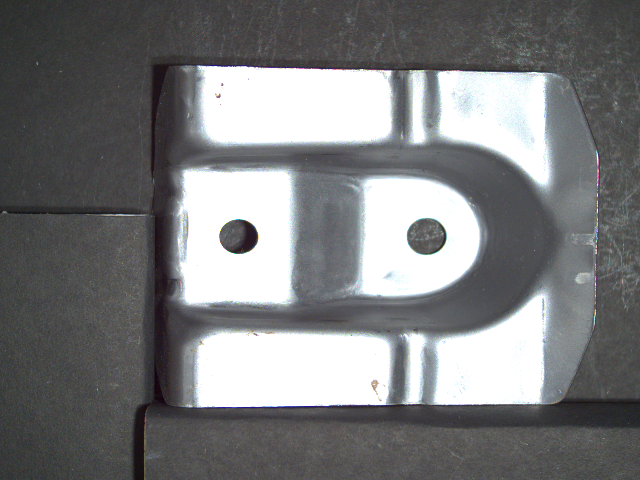
#> input picture bad_image.png, 640 x 480 px
$ python -i segment_detection.py   (imports and definitions only)   (older library calls are emulated)
#> lines starting #> are read from the running program, lines starting #| are printed output that depends on the picture; after the words box and inside, x2 and y2 are one past the last pixel; in counts of white or black regions, pixels touching at a corner belong together
#> further down, picture is the input picture: shape (480, 640, 3); mean B, G, R 123.9, 122.8, 121.9
import cv2
import math
import statistics


def radiuswithcenter(raw_image, dict, sorted_dict_keys, pos, area, draw=True):
    x_list = []
    y_list = []

    for x in range(len(dict[sorted_dict_keys[pos]])):
        # print(x)
        x_list.append((dict[sorted_dict_keys[pos]])[x][0][0])
        y_list.append((dict[sorted_dict_keys[pos]])[x][0][1])

    c_x = (statistics.mean(x_list))
    c_y = (statistics.mean(y_list))

    cord_x_org = x_list - c_x
    cord_y_org = y_list - c_y
    square_x = cord_x_org**2
    square_y = cord_y_org**2
    dist_square = square_x + square_y
    # print(square_x)
    max_distance_square = max(dist_square)
    # print(max_distance_square)
    radius = math.sqrt(max_distance_square)

    if 3.14*(radius**2) < area:
        if draw:
            cv2.circle(raw_image, (c_x, c_y), int(radius), (0, 255, 0), 2)
        return c_x, c_y, radius
    else:
        return False, False, False


def segment_detection(image):
    # image = cv2.imread('main_data/good_image/good_image2405_10_005.png')
    # image_resize = cv2.resize(image, (640, 640))

    gray = cv2.cvtColor(image, cv2.COLOR_BGR2GRAY)
    blur = cv2.GaussianBlur(gray, (9, 9), 0)
    edge = cv2.Canny(blur, 50, 200)
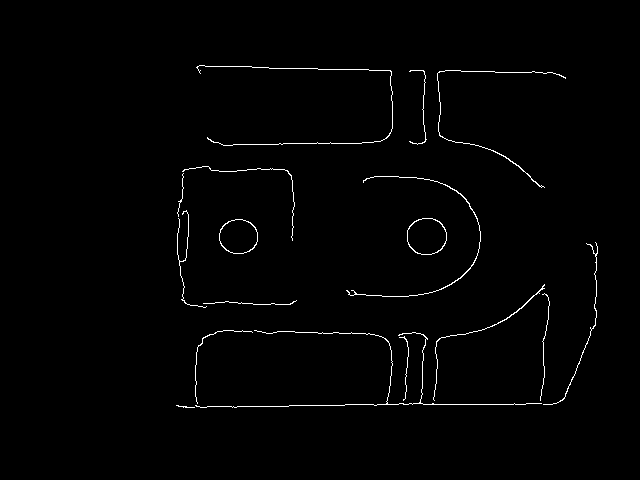
#> edge: shape (480, 640); 1.1% white in thin lines or dots, all inside (x1, y1, x2, y2) = (176, 65, 598, 408)
    kernal = cv2.getStructuringElement(cv2.MORPH_ELLIPSE, (5, 5))
    dilation = cv2.dilate(edge, kernal, iterations=1)
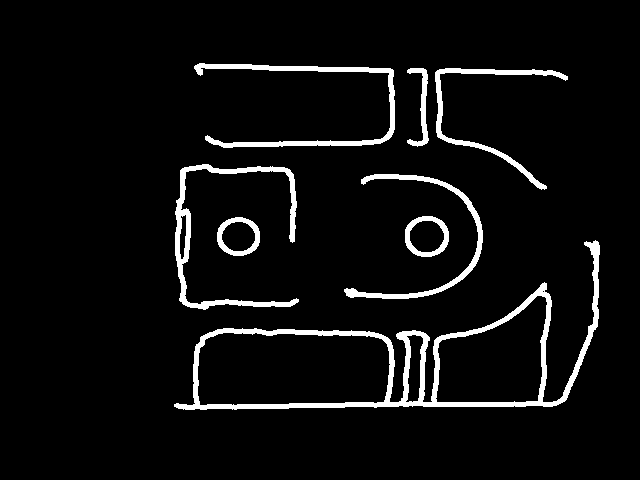
#> dilation: shape (480, 640); 5.5% white; 8 white regions
    opening = cv2.morphologyEx(dilation, cv2.MORPH_OPEN, kernal)

    # cv2.imshow('opening', opening)
    # cv2.waitKey(0)

    _, contours, h = cv2.findContours(opening, cv2.RETR_CCOMP, cv2.CHAIN_APPROX_NONE)
#> contours = 15 contours, 1 with area under 20; largest, box (x1, y1, x2, y2) and area: (174, 240, 600, 410) 27684, (197, 332, 391, 406) 13004, (435, 295, 548, 403) 8163, (175, 164, 299, 310) 2315, (194, 63, 395, 148) 1848; h = 15 rows, first 6: [5, -1, 1, -1], [2, -1, -1, 0], [3, 1, -1, 0], [4, 2, -1, 0], [-1, 3, -1, 0], [7, 0, 6, -1]

    dict = {}
    c = []
    for contour in contours:
        approx = cv2.approxPolyDP(contour, 0.01 * cv2.arcLength(contour, True), True)
        area = cv2.contourArea(contour)
        if (len(approx) > 8) & (len(approx) < 23) & (area < 1900) & (area > 30):
            dict[area] = contour
            c.append(contour)
#> this loop made 15 passes
#> area on passes 1, 2, 3, 4, 6, 7, 8, 9, 10, 11, 12, 13: 27683.5, 795.5, 13004, 8163, 1292.5, 796.5, 1410, 887, 1384.5, 2315, 234, 1297
#> after the loop, c = 7 contours; box (x1, y1, x2, y2) and area: (405, 216, 449, 257) 1410, (344, 174, 483, 299) 1384, (217, 217, 260, 256) 1292, (409, 220, 445, 253) 887, (221, 221, 256, 252) 796, (405, 334, 424, 403) 796, (407, 68, 429, 147) 442; dict = 7 items

    sorted_dict_keys = sorted(dict.keys())
#> sorted_dict_keys = [442, 795.5, 796.5, 887, 1292.5, 1384.5, 1410]
    # print(sorted_dict_keys)
    return sorted_dict_keys, dict


# cv2.drawContours(image_resize, c, -1, (255, 0, 0), 2)
# cv2.imshow('contours', image_resize)
# cv2.waitKey(0)

>>> import cv2
>>> picture = cv2.imread('bad_image.png')
>>> result = segment_detection(picture)
